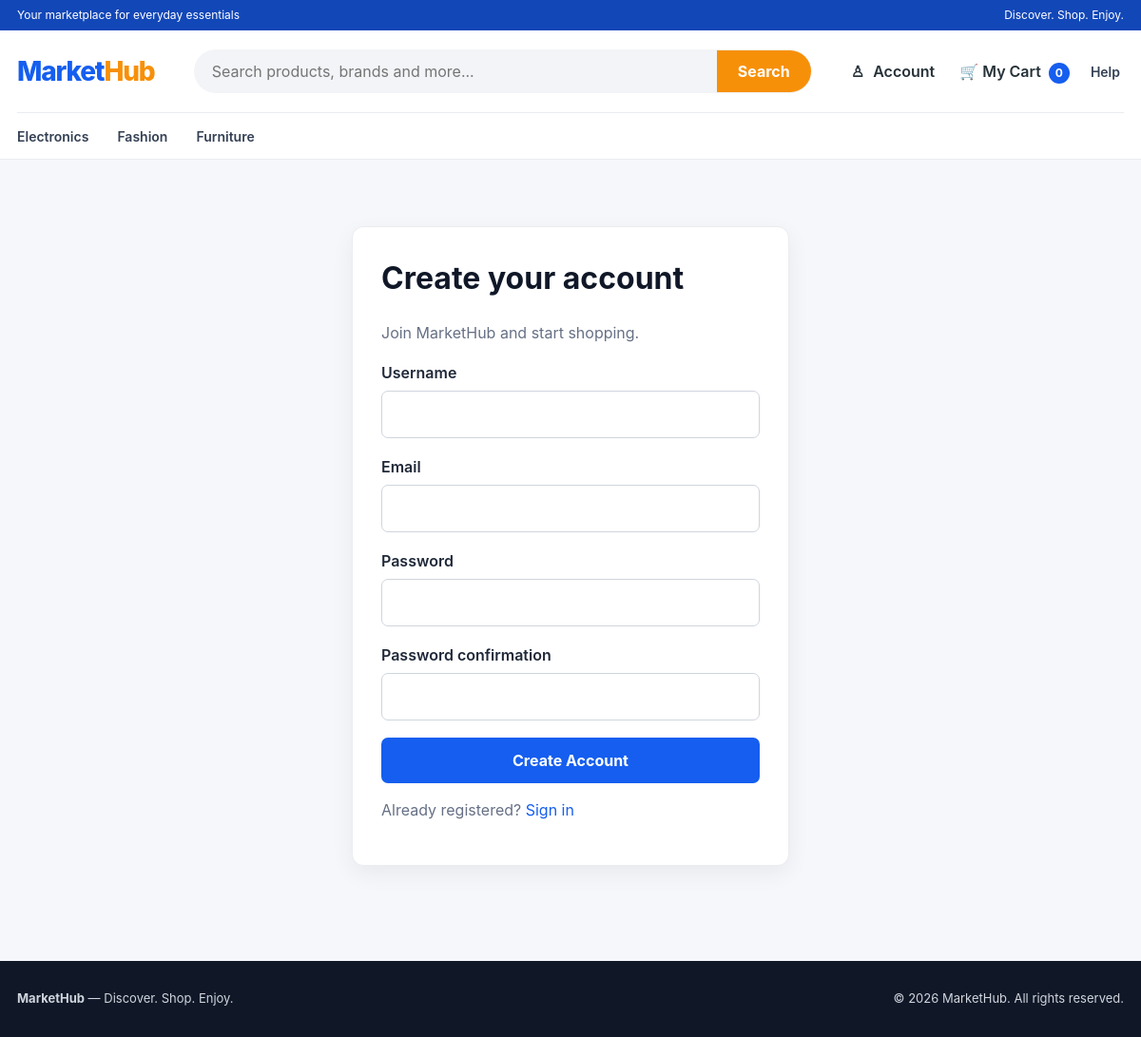
Page /accounts/register/ on the committed database.
### products/models.py (models this page shows, shortened)
class Category(models.Model):
    name = models.CharField(max_length=100, unique=True)
    slug = models.SlugField(max_length=120, unique=True, blank=True)
    description = models.TextField(blank=True)
    parent = models.ForeignKey(
        "self",
        on_delete=models.SET_NULL,
        null=True,
        blank=True,
        related_name="subcategories",
    )
    is_active = models.BooleanField(default=True)
    created_at = models.DateTimeField(auto_now_add=True)

### accounts/views.py (the view)
# urls.py: path("register/", views.register, name="register"),
def register(request):
    if request.user.is_authenticated:
        return redirect("products:product_list")
    if request.method == "POST":
        form = RegistrationForm(request.POST)
        if form.is_valid():
            user = form.save()
            from django.contrib.auth import login
            login(request, user)
            return redirect("products:product_list")
    else:
        form = RegistrationForm()
    return render(
        request,
        "accounts/register.html",
        {"form": form},
    )

### accounts/views.py
class RegistrationForm(UserCreationForm):
    email = forms.EmailField(required=True)
    class Meta(UserCreationForm.Meta):
        model = User
        fields = ("username", "email")

### carts/context_processors.py (called while the page is built, shortened)
def cart_item_count(request):
    if not request.user.is_authenticated:
        return {"cart_item_count": 0}

### products/views.py (called while the page is built)
def navigation_categories(request):
    categories = (
        Category.objects
        .filter(is_active=True, parent__isnull=True)
        .prefetch_related("subcategories")
        .order_by("name")
    )
    return {
        "navigation_categories": categories,
    }

### accounts/templates/accounts/register.html (shortened to what this page needs)
{% extends "products/base.html" %}
{% block content %}
<div class="auth-card">
    <h1>Create your account</h1>
    <p>Join MarketHub and start shopping.</p>
    <form method="post">
        {% for field in form %}
            <div class="form-field">
                <label for="{{ field.id_for_label }}">
                    {{ field.label }}
                </label>
                {{ field }}
            </div>
        {% endfor %}
        <button type="submit">Create Account</button>
    </form>
    <p>Already registered?
        <a href="{% url 'accounts:login' %}">Sign in</a>
    </p>
</div>
{% endblock %}

### products/templates/products/base.html (shortened to what this page needs)
{% load static %}
<!DOCTYPE html>
<html lang="en">
<head>
    <link rel="stylesheet" href="{% static 'css/style.css' %}" >
</head>
<body>
    <div class="top-strip">
        <div class="container top-strip-inner">
            <span>Your marketplace for everyday essentials</span>
            <span>Discover. Shop. Enjoy.</span>
        </div>
    </div>
    <header class="navbar mh-header">
        <div class="container">
            <div class="mh-header-main">
                <a class="brand" href="{% url 'products:product_list' %}">
                    Market<span>Hub</span>
                </a>
                <form class="search-form"
                    action="{% url 'products:product_list' %}"
                    method="get"
                    role="search">
                    <input
                        type="search"
                        name="q"
                        value="{{ request.GET.q|default:'' }}"
                        placeholder="Search products, brands and more..."
                        aria-label="Search products"
                    >
                    <button type="submit">Search</button>
                </form>
                <nav class="mh-quick-links" aria-label="Account and cart">
                    <div class="mh-dropdown">
                        <button
                            class="mh-dropdown-toggle"
                            type="button"
                            aria-label="Account menu"
                        >
                            <span class="mh-nav-icon">♙</span>
                            Account
                        </button>
                    </div>
                    <a href="{% url 'cart:cart_detail' %}" class="nav-link">
                        <span aria-hidden="true">🛒</span> My Cart
                        <span class="cart-count">{{ cart_item_count }}</span>
                    </a>
                <div class="mh-category-item mh-help-item">
                    <button
                        class="mh-category-link mh-help-toggle"
                        type="button"
                    >
                        Help
                    </button>
                </nav>
            </div>
            <nav class="mh-category-nav" aria-label="Product categories">
                {% for category in navigation_categories %}
                    <div class="mh-category-item">
                        <a
                            class="mh-category-link"
                            href="{% url 'products:product_list' %}?category={{ category.slug }}"
                        >
                            {{ category.name }}
                        </a>
                    </div>
                {% endfor %}
                </div>
    </header>
    <main class="container main-content">
        {% block content %}{% endblock %}
    </main>
    <footer class="site-footer">
        <div class="container footer-inner">
            <p><strong>MarketHub</strong> — Discover. Shop. Enjoy.</p>
            <p>&copy; {% now "Y" %} MarketHub. All rights reserved.</p>
        </div>
    </footer>
</body>
</html>

### rows in the picture
Category: name "Electronics"
Category: name "Fashion"
Category: name "Furniture"

### other values in the picture
{{ cart_item_count }} "0"
{{ field.label }} "Username" "Email" "Password" "Password confirmation"
